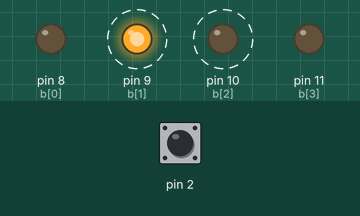
Bench run of a sketch on a simulated Arduino Uno, built with avr-gcc and run on an emulated ATmega328P. On the bench: output pins drawn as LEDs (lit = HIGH). Dashed ring = blinking. The test bench sets the inputs (shaded band); at power-on: pin 2 HIGH.

Above: at 1.2 s.
1.3 s: pin 2 pulled LOW for 3.2 s
At 1.55 s:
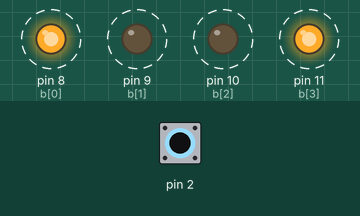
At 4.75 s:
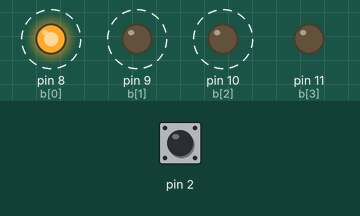
Timing chart, 0 to 12.0 s (numbered marks = the images above; inputs shaded):
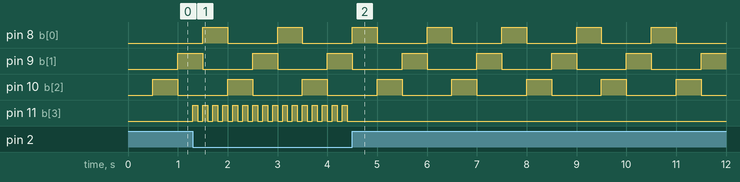

The sketch:

cslogin_lab6_part2.ino
```cpp
// Array of Output Pin variables, set to the pins being used
const int b_size = 4;
const int b[b_size] = {8, 9, 10, 11};
const int xAxis = A0; // Recall that A0 is really a number under the hood.
const int yAxis = A1; // Recall that A1 is really a number under the hood.
const int light_pattern_size = 3;
const char light_pattern[light_pattern_size] = {4,2,1};
unsigned int i = 0;
unsigned int ON = 0;

int b_buf = 0x00;
int s_buf = 0x00;

const char sound_pattern_size = 5;
// const double sound_pattern[sound_pattern_size] = {329.63, 261.63, 293.66, 392, 440};
// double code[] = {392, 392, 440, 440, 261.63, 261.63, 293.66, 293.66, 329.63, 329.63};
// double code1[] = {392, 0, 392, 0, 440, 0, 440, 0, 261.63, 0, 261.63, 0, 293.66, 0, 293.66, 0, 329.63, 0, 329.63};
//            {UP, UP, DOWN, DOWN, LEFT, LEFT, RIGHT, RIGHT, CLICK, CLICK}
//            {329.63, 261.63, 293.66, 392, 440};


const int buzzer = 3;

const int xAxis_median = 500; // Adjust this if needed
const int yAxis_median = 500; // Adjust this if needed

// Reset the Output Buffer.
void resetBuffer() {
    for(int i = 0; i < b_size; i++) {
        // Note this is an arduino function call to the pins
        digitalWrite(b[i], LOW);
    }
}
// Writes to the buffer. Note this function ORs the current value with the new value
// Note that size is an optional argument with default size the same as the buffer
void writeBuffer(unsigned char b_temp, int size = b_size)
{
    for (int i = (size - 1); i >= 0; i--) {
        if ((b_temp >> i) & 0x01) {
        digitalWrite(b[i], HIGH);
        }
    }

}


typedef struct task {
  int state;
  unsigned long period;
  unsigned long elapsedTime;
  int (*TickFct)(int);

} task;

int delay_gcd;
const unsigned short tasksNum = 2;
task tasks[tasksNum];

enum SM1_States { SM1_INIT, SM1_S0, SM1_S1};
int SM1_Tick(int state){
    //Read thing
    switch(state){ // State transitions
      case SM1_INIT:
         //State Transition
         state = SM1_S0;
        break;
      case SM1_S0:
         if (ON) state = SM1_S1;
         else state = SM1_S0;
          //State Transition
        break;
      case SM1_S1:
         if (ON) state = SM1_S1;
         else state = SM1_S0;
        break;
}
    switch(state){ // State Action
      case SM1_INIT:
         //State Action
        break;
      case SM1_S0:
         //State Action
        resetBuffer();
        if (i > 2) {
          i = 0;
        }
        s_buf = light_pattern[i];

        b_buf = s_buf;
        writeBuffer(b_buf);
        i++;
        break;
      case SM1_S1:
        //State Action
        resetBuffer();
        if (i > 2) {
          i = 0;
        }
        s_buf = light_pattern[i] + 8;

        b_buf = s_buf;
        writeBuffer(b_buf);
        i++;
        break;
    }

    return state;
}

enum SM2_States { SM2_INIT, SM2_S0, SM2_S1};
int SM2_Tick(int state){
    //Read thing
    switch(state){ // State transitions
      case SM2_INIT:
         //State Transition
            state = SM2_S0;
        break;
      case SM2_S0:
         if (digitalRead(2) == LOW) state = SM2_S1;
         else state = SM2_S0;
          //State Transition
        break;
      case SM2_S1:
         if (digitalRead(2) == LOW) state = SM2_S0;
         else state = SM2_S1;
        break;
    }
    switch(state){ // State Action
      case SM2_INIT:
         //State Action
        break;
      case SM2_S0:
         //State Action
        //  resetBuffer();
        digitalWrite(11, LOW);
        ON = 0;
        break;
      case SM2_S1:
         //State Action
        // resetBuffer();
        digitalWrite(11, HIGH);
        ON = 1;
        break;
    }

    return state;
}


void setup() {
    //some set up (Default Arduino Function)
    pinMode(2, INPUT_PULLUP);
    // LEDs
    for(int i = 0; i < b_size; i++)
    {
        pinMode(b[i], OUTPUT);
    }
    Serial.begin(9600);


  unsigned char i = 0;
  tasks[i].state = SM1_INIT;
  tasks[i].period = 500;
  tasks[i].elapsedTime = 0;
  tasks[i].TickFct = &SM1_Tick;
  i++;
  tasks[i].state = SM2_INIT;
  tasks[i].period = 100;
  tasks[i].elapsedTime = 0;
  tasks[i].TickFct = &SM2_Tick;

//  delay_gcd = 500; // GCD

}


void loop() {
  // put your main code here, to run repeatedly:
  unsigned char i;
  for (i = 0; i < tasksNum; ++i) {
     if ( (millis() - tasks[i].elapsedTime) >= tasks[i].period) {
        tasks[i].state = tasks[i].TickFct(tasks[i].state);
        tasks[i].elapsedTime = millis(); // Last time this task was ran

     }
   }
//  delay(delay_gcd); // GCD.
}
```

Measured:
- after the input at 1.3 s, pin 11 (b[3]): alternates HIGH for 0.10 s and LOW for 0.10 s, 32 changes in all, then stays LOW, starting at once
- by itself, pin 8 (b[0]), pin 9 (b[1]), pin 10 (b[2]): alternates HIGH for 0.50 s and LOW for 1.0 s
